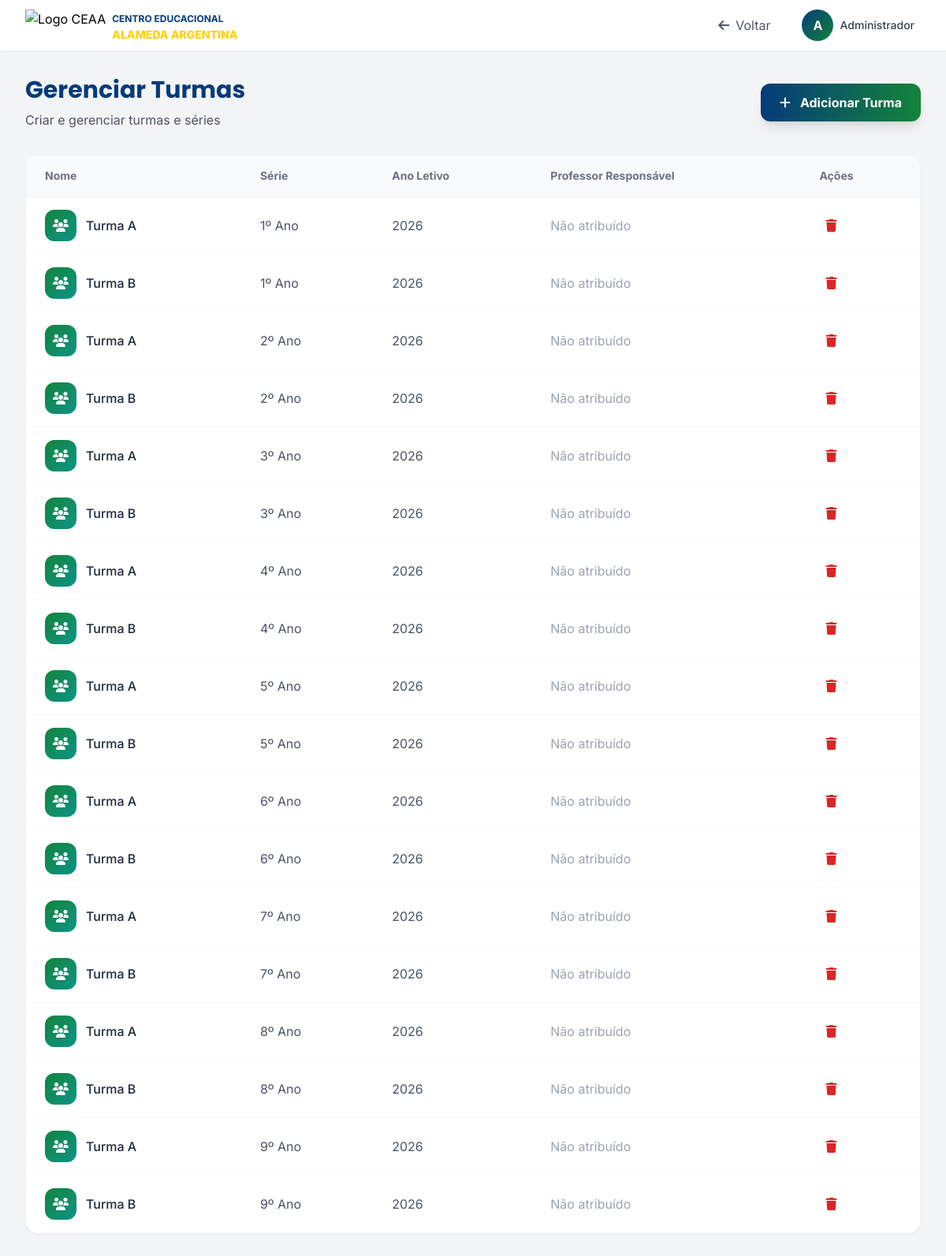
/portal/admin/turmas.php (signed in), run on the app's committed database.
### tables this page shows
CREATE TABLE turmas (
    id INT AUTO_INCREMENT PRIMARY KEY,
    nome VARCHAR(100) NOT NULL,
    serie VARCHAR(50) NOT NULL,
    ano_letivo INT NOT NULL,
    professor_id INT NULL,
    FOREIGN KEY (professor_id) REFERENCES usuarios(id) ON DELETE SET NULL,
    UNIQUE KEY (nome, serie, ano_letivo)
);

### portal/admin/turmas.php (the view, shortened to what this page needs)
<?php
$turmas = [];
try {
    $pdo = getDBConnection();
    $stmt = $pdo->query("SELECT t.*, u.nome_completo as professor_nome FROM turmas t LEFT JOIN usuarios u ON t.professor_id = u.id ORDER BY t.serie, t.nome");
    $turmas = $stmt->fetchAll();
} catch (PDOException $e) {
    error_log("Erro ao obter turmas: " . $e->getMessage());
}
?>
<!DOCTYPE html>
<html lang="pt-BR">
<head>
    <script src="https://cdn.tailwindcss.com"></script>
    <link rel="stylesheet" href="https://cdnjs.cloudflare.com/ajax/libs/font-awesome/6.4.0/css/all.min.css">
</head>
<body class="bg-gray-100 min-h-screen">
    <header class="bg-white shadow-sm sticky top-0 z-40">
        <div class="max-w-7xl mx-auto px-4 sm:px-6 lg:px-8">
            <div class="flex items-center justify-between h-16">
                <div class="flex items-center gap-3">
                    <a href="index.php" class="flex items-center gap-2">
                        <img src="../img/logo1.png" alt="Logo CEAA" class="h-10">
                        <div class="hidden sm:block">
                            <span class="text-azul-principal font-bold text-xs">CENTRO EDUCACIONAL</span>
                            <span class="block text-amarelo-destaque font-extrabold text-sm">ALAMEDA ARGENTINA</span>
                        </div>
                    </a>
                </div>
                <div class="flex items-center gap-4">
                    <a href="index.php" class="px-4 py-2 text-gray-600 hover:text-azul-principal transition-colors">
                        <i class="fas fa-arrow-left mr-2"></i>Voltar
                    </a>
                    <div class="relative">
                        <button onclick="toggleMenu()" class="flex items-center gap-2 p-2 rounded-full hover:bg-gray-100 transition-colors">
                            <div class="w-10 h-10 bg-gradient-to-br from-azul-principal to-verde-complementar rounded-full flex items-center justify-center text-white font-bold">
                                <?php echo strtoupper(substr($_SESSION['nome'], 0, 1)); ?>
                            </div>
                            <span class="hidden md:block text-sm font-medium text-gray-700"><?php echo htmlspecialchars($_SESSION['nome']); ?></span>
                        </button>
                    </div>
                </div>
            </div>
        </div>
    </header>
    <main class="max-w-7xl mx-auto px-4 sm:px-6 lg:px-8 py-8">
        <div class="flex items-center justify-between mb-8">
            <div>
                <h1 class="text-3xl font-display font-bold text-azul-principal">Gerenciar Turmas</h1>
                <p class="text-gray-600 mt-2">Criar e gerenciar turmas e séries</p>
            </div>
            <button onclick="toggleModal()" class="px-6 py-3 bg-gradient-to-r from-azul-principal to-verde-complementar text-white font-bold rounded-xl hover:from-azul-escuro hover:to-verde-claro transition-all shadow-lg">
                <i class="fas fa-plus mr-2"></i>
                Adicionar Turma
            </button>
        </div>
        <div class="bg-white rounded-2xl shadow-sm border border-gray-100 overflow-hidden">
            <div class="overflow-x-auto">
                <table class="w-full">
                    <thead>
                        <tr class="text-left text-sm text-gray-500 border-b border-gray-100 bg-gray-50">
                            <th class="px-6 py-4">Nome</th>
                            <th class="px-6 py-4">Série</th>
                            <th class="px-6 py-4">Ano Letivo</th>
                            <th class="px-6 py-4">Professor Responsável</th>
                            <th class="px-6 py-4">Ações</th>
                        </tr>
                    </thead>
                    <tbody>
                        <?php foreach ($turmas as $turma): ?>
                            <tr class="border-b border-gray-50 hover:bg-gray-50">
                                <td class="px-6 py-4">
                                    <div class="flex items-center gap-3">
                                        <div class="w-10 h-10 bg-gradient-to-br from-verde-complementar to-teal-600 rounded-xl flex items-center justify-center text-white font-bold">
                                            <i class="fas fa-users"></i>
                                        </div>
                                        <span class="font-medium text-gray-800"><?php echo htmlspecialchars($turma['nome']); ?></span>
                                    </div>
                                </td>
                                <td class="px-6 py-4 text-gray-600"><?php echo htmlspecialchars($turma['serie']); ?></td>
                                <td class="px-6 py-4 text-gray-600"><?php echo $turma['ano_letivo']; ?></td>
                                <td class="px-6 py-4 text-gray-600">
                                    <?php if ($turma['professor_nome']): ?>
                                        <span class="px-3 py-1 bg-green-100 text-green-600 rounded-full text-sm font-semibold">
                                            <?php echo htmlspecialchars($turma['professor_nome']); ?>
                                        </span>
                                    <?php else: ?>
                                        <span class="text-gray-400">Não atribuído</span>
                                    <?php endif; ?>
                                </td>
                                <td class="px-6 py-4">
                                    <div class="flex items-center gap-2">
                                        <a href="?action=excluir&id=<?php echo $turma['id']; ?>" class="p-2 rounded-lg hover:bg-red-100 text-red-600" title="Excluir" onclick="return confirm('Tem certeza que deseja excluir esta turma?');">
                                            <i class="fas fa-trash"></i>
                                        </a>
                                    </div>
                                </td>
                            </tr>
                        <?php endforeach; ?>
                    </tbody>
                </table>
            </div>
        </div>
    </main>
</body>
</html>

### data on the page
turmas: nome "Turma A", serie "1º Ano", ano_letivo "2026"
turmas: nome "Turma B", serie "1º Ano", ano_letivo "2026"
turmas: nome "Turma A", serie "2º Ano", ano_letivo "2026"
turmas: nome "Turma B", serie "2º Ano", ano_letivo "2026"
turmas: nome "Turma A", serie "3º Ano", ano_letivo "2026"
turmas: nome "Turma B", serie "3º Ano", ano_letivo "2026"
turmas: nome "Turma A", serie "4º Ano", ano_letivo "2026"
turmas: nome "Turma B", serie "4º Ano", ano_letivo "2026"
turmas: nome "Turma A", serie "5º Ano", ano_letivo "2026"
turmas: nome "Turma B", serie "5º Ano", ano_letivo "2026"
turmas: nome "Turma A", serie "6º Ano", ano_letivo "2026"
turmas: nome "Turma B", serie "6º Ano", ano_letivo "2026"
turmas: nome "Turma A", serie "7º Ano", ano_letivo "2026"
turmas: nome "Turma B", serie "7º Ano", ano_letivo "2026"
turmas: nome "Turma A", serie "8º Ano", ano_letivo "2026"
turmas: nome "Turma B", serie "8º Ano", ano_letivo "2026"
turmas: nome "Turma A", serie "9º Ano", ano_letivo "2026"
turmas: nome "Turma B", serie "9º Ano", ano_letivo "2026"

### other printed values
substr($_SESSION['nome'], 0, 1) "A"
$_SESSION['nome'] "Administrador"
